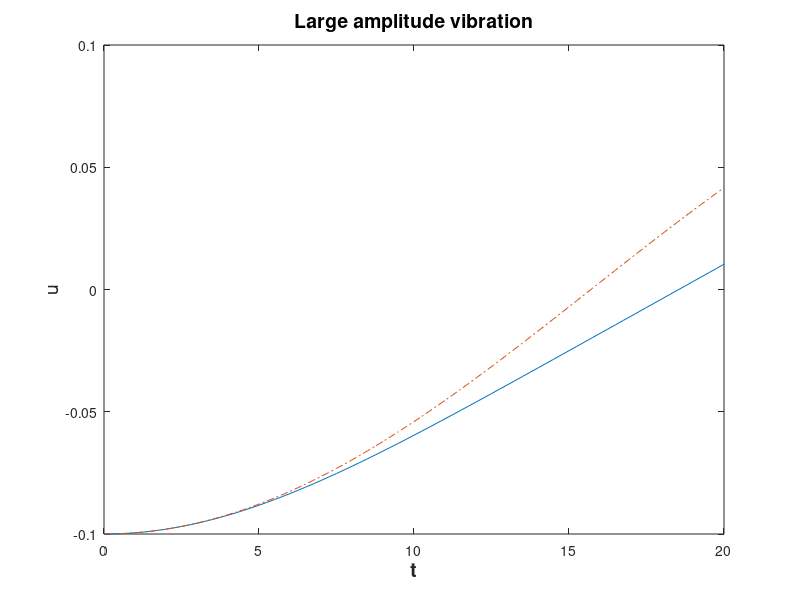

Recreate this plot in MATLAB. (Note: this script raises an error after producing the figure.)
%===================== vibrana ===================
% Large amplitude vibration of a mass on a frictonless
% foundation. The program computes the analytical solution
% of the equation: u''(t) + u(t)^3 = 0 with u(0) = -u0
% We have used u0 = 1.
% The complete period T = 7.416298. Only 1/2 of the period
% is computed because of the symmetry.
%======================================================
clear
u0 = 0.1;
t = [0 : 0.25 : 20.0]';
T = t*u0;
cost = -u0*cos(T);
[sn,cn,dn] = ellipj(T,0.5);
u = - cn*0.1;
fprintf('       t         u  \n\n');
fprintf(' %10.3f %15.4e \n',[t,u]');
clf
plot(t,u,t,cost,'-.')
xlabel('t','Fontsize',14,'Fontweight','Bold')
ylabel('u','Fontsize',14)
title('Large amplitude vibration','Fontsize',14)
legend('u','cost',2)   


